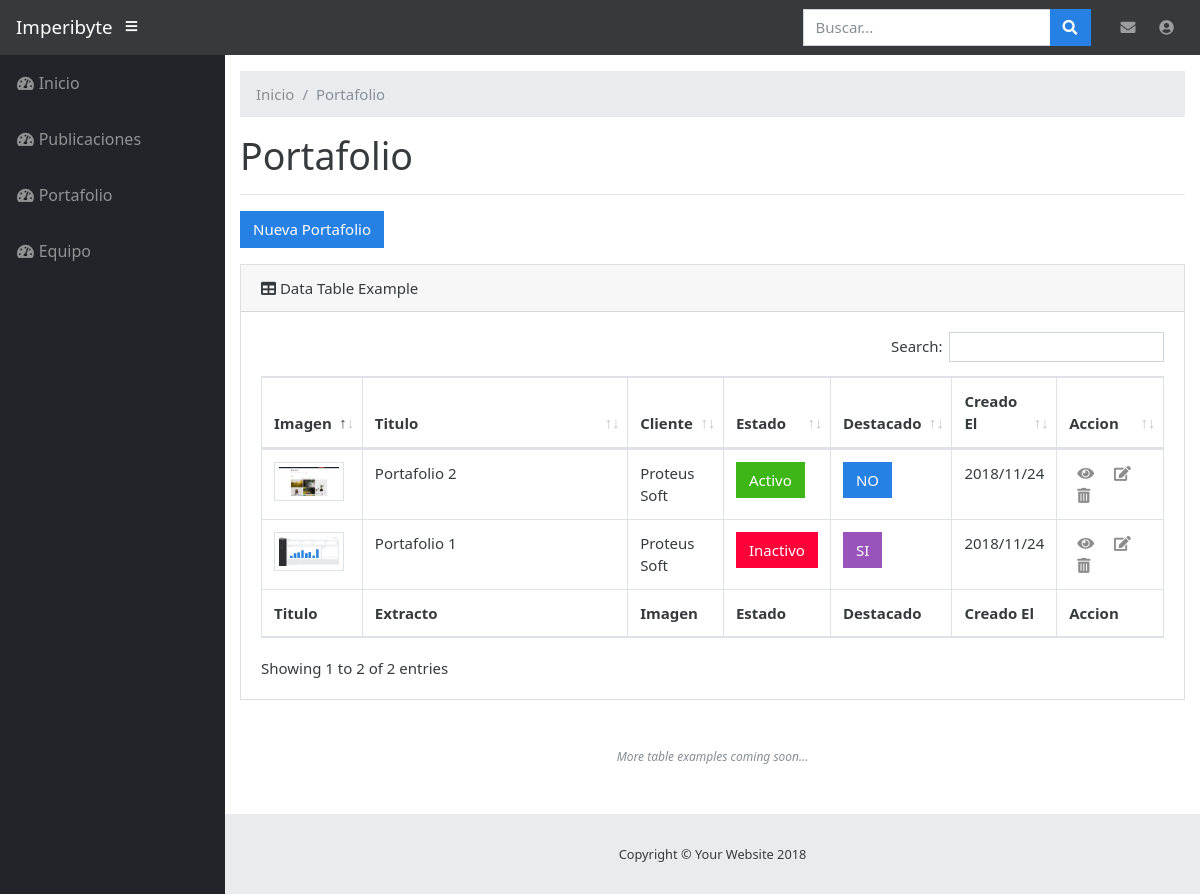
/portfolio.php (signed in), run on the app's committed database.
### tables this page shows
CREATE TABLE `portfolio` (
  `id` int(11) NOT NULL,
  `title` varchar(120) NOT NULL,
  `image` varchar(250) NOT NULL,
  `content` text NOT NULL,
  `customer` varchar(120) NOT NULL,
  `url` varchar(150) NOT NULL,
  `status` int(11) NOT NULL,
  `featured` int(11) NOT NULL,
  `date_port` date NOT NULL,
  `meta_description` text NOT NULL,
  `meta_keywords` varchar(250) NOT NULL,
  `created_at` timestamp NOT NULL DEFAULT CURRENT_TIMESTAMP ON UPDATE CURRENT_TIMESTAMP
);

### conexion/db.php (called while the page is built, shortened)
<?php
$tb_portfolio = 'portfolio';
?>

### inc/common/head.php (shortened to what this page needs)
<!DOCTYPE html>
<html lang="en">
  <head>
    <link href="vendor/bootstrap/css/bootstrap.min.css" rel="stylesheet">
    <link href="vendor/fontawesome-free/css/all.min.css" rel="stylesheet" type="text/css">
    <link href="vendor/datatables/dataTables.bootstrap4.css" rel="stylesheet">
    <link rel="stylesheet" href="https://cdn.datatables.net/buttons/1.5.2/css/buttons.dataTables.min.css ">
    <link href="css/sb-admin.css" rel="stylesheet">
  </head>

### portfolio.php
<?php $titulo = 'Portafolio'; ?>
<?php include 'inc/common/head.php';?>
<body id="page-top">
   <?php include'inc/common/menu.php'; ?>
   <div id="content-wrapper">
   <div class="container-fluid">
      <ol class="breadcrumb">
         <li class="breadcrumb-item">
            <a href="index.php">Inicio</a>
         </li>
         <li class="breadcrumb-item active"><?php echo $titulo; ?></li>
      </ol>
          <h1><?php echo $titulo; ?></h1>
          <hr>
          <p><a href="portfolio_add.php" class="btn btn-primary">Nueva Portafolio</a></p>
          <?php include'inc/php/portfolio_list.php'; ?>
        </div>
      <?php
      include'inc/common/footer.php';
      ?>

### inc/common/menu.php (shortened to what this page needs)
<nav class="navbar navbar-expand navbar-dark bg-dark static-top">
     <a class="navbar-brand mr-1" href="index.php">Imperibyte</a>
     <button class="btn btn-link btn-sm text-white order-1 order-sm-0" id="sidebarToggle" href="#">
       <i class="fas fa-bars"></i>
     </button>
     <form class="d-none d-md-inline-block form-inline ml-auto mr-0 mr-md-3 my-2 my-md-0">
       <div class="input-group">
         <input type="text" class="form-control" placeholder="Buscar..." aria-label="Search" aria-describedby="basic-addon2">
         <div class="input-group-append">
           <button class="btn btn-primary" type="button">
             <i class="fas fa-search"></i>
           </button>
         </div>
       </div>
     </form>
     <ul class="navbar-nav ml-auto ml-md-0">
       <li class="nav-item dropdown no-arrow mx-1">
         <a class="nav-link dropdown-toggle" href="#" id="messagesDropdown" role="button" data-toggle="dropdown" aria-haspopup="true" aria-expanded="false">
           <i class="fas fa-envelope fa-fw"></i>
         </a>
       </li>
       <li class="nav-item dropdown no-arrow">
         <a class="nav-link dropdown-toggle" href="#" id="userDropdown" role="button" data-toggle="dropdown" aria-haspopup="true" aria-expanded="false">
           <i class="fas fa-user-circle fa-fw"></i>
         </a>
       </li>
     </ul>
   </nav>
       <div id="wrapper">
     <ul class="sidebar navbar-nav">
       <li class="nav-item">
         <a class="nav-link" href="index.php">
           <i class="fas fa-fw fa-tachometer-alt"></i>
           <span>Inicio</span>
         </a>
       </li>
       <li class="nav-item">
         <a class="nav-link" href="post.php">
           <i class="fas fa-fw fa-tachometer-alt"></i>
           <span>Publicaciones</span>
         </a>
       </li>
       <li class="nav-item">
         <a class="nav-link" href="portfolio.php">
           <i class="fas fa-fw fa-tachometer-alt"></i>
           <span>Portafolio</span>
         </a>
       </li>
       <li class="nav-item">
         <a class="nav-link" href="team.php">
           <i class="fas fa-fw fa-tachometer-alt"></i>
           <span>Equipo</span>
         </a>
       </li>
     </ul>

### inc/php/portfolio_list.php
<?php
         include('conexion/db.php');
         $portfolio = "SELECT * from $tb_portfolio";
         $results = $mysqli->query($portfolio);
         $rows=$results->num_rows;
 ?>
          <div class="card mb-3">
            <div class="card-header">
              <i class="fas fa-table"></i>
              Data Table Example</div>
            <div class="card-body">
              <div class="table-responsive">
                <table class="table table-bordered" id="dataTable" width="100%" cellspacing="0">
                  <thead>
                     <tr>
                      <th>Imagen</th>
                      <th>Titulo</th>
                      <th>Cliente</th>
                      <th>Estado</th>
                      <th>Destacado</th>
                      <th>Creado El</th>
                      <th>Accion</th>
                    </tr>
                  </thead>
                  <tfoot>
                    <tr>
                      <th>Titulo</th>
                      <th width="700">Extracto</th>
                      <th>Imagen</th>
                      <th>Estado</th>
                      <th>Destacado</th>
                      <th>Creado El</th>
                      <th width="120">Accion</th>
                    </tr>
                  </tfoot>
                  <tbody>
         <?php
               if ($rows > 0) {
               foreach ($results as $p) {
            ?>
                    <tr>
                      <td><img src="uploads/portfolio/<?php echo $p['image']; ?>" class="img-fluid img-thumbnail" width="70"></td>
                      <td><?php echo $p['title']; ?></td>
                      <td><?php echo $p['customer']; ?></td>
                      <?php if ($p['status'] == 1) {
                        echo '<td><button type="button" class="btn btn-success">Activo</button></td>';
                      } else {
                         echo '<td><button type="button" class="btn btn-danger">Inactivo</button></td>';
                      } ?>
                     <?php if ($p['featured'] == 1) {
                        echo '<td><button type="button" class="btn btn-info">SI</button></td>';
                     } else {
                       echo '<td><button type="button" class="btn btn-primary">NO</button></td>';
                     } ?>
                     <?php $date=date_create($p['created_at']); ?>
                      <td><?php echo date_format($date,"Y/m/d"); ?></td>
                      <td>
                      <a href="#" data-toggle="modal" data-target="#show_portfolio-<?php echo $p['id']; ?>"><i class="fas fa-eye action"></i></a>
                      <a href="portfolio_edit.php?id=<?php echo $p['id']; ?>"><i class="fas fa-edit action"></i></a>
                      <a href="inc/php/php_delete_portfolio.php?id=<?php echo $p['id']; ?>" class="delete"><i class="fas fa-trash-alt action"></i></a>
                      </td>
                    </tr>
                    <?php }} ?>
                  </tbody>
                </table>
              </div>
            </div>
          </div>
          <p class="small text-center text-muted my-5">
            <em>More table examples coming soon...</em>
          </p>
        </div>

### inc/common/footer.php (shortened to what this page needs)
<footer class="sticky-footer">
          <div class="container my-auto">
            <div class="copyright text-center my-auto">
              <span>Copyright © Your Website 2018</span>
            </div>
          </div>
        </footer>
      </div>
    <link href="https://cdn.jsdelivr.net/npm/gijgo@1.9.10/css/gijgo.min.css" rel="stylesheet" type="text/css" />
<link href="vendor/sweetalert/sweetalert.css" rel="stylesheet">
    <link rel="stylesheet" href="vendor/tags-autocomplete/dist/jquery.tagsinput-revisited.min.css">
  </body>
</html>

### css/sb-admin.css (style rules this page uses)
html { position: relative; min-height: 100%; }
body { height: 100%; }
#wrapper { display: -webkit-box; display: -ms-flexbox; display: flex; }
#wrapper #content-wrapper { overflow-x: hidden; width: 100%; padding-top: 1rem; padding-bottom: 80px; }
a { color: #8c8c8c; }
.action { margin: 0px 8px 0px 8px; }
.navbar-nav .nav-item.dropdown .dropdown-toggle::after { width: 1rem; text-align: center; float: right; vertical-align: 0; border: 0; font-weight: 900; content: '\f105'; font-family: 'Font Awesome 5 Free'; }
.navbar-nav .nav-item.dropdown.no-arrow .dropdown-toggle::after { display: none; }
.sidebar { width: 90px !important; background-color: #212529; min-height: calc(100vh - 56px); }
.sidebar .nav-item:last-child { margin-bottom: 1rem; }
.sidebar .nav-item .nav-link { text-align: center; padding: 0.75rem 1rem; width: 90px; }
.sidebar .nav-item .nav-link span { font-size: 0.65rem; display: block; }
.sidebar .nav-item .nav-link { color: rgba(255, 255, 255, 0.5); }
@media (min-width: 768px) { .sidebar { width: 225px !important; } }
@media (min-width: 768px) { .sidebar .nav-item .nav-link { display: block; width: 100%; text-align: left; padding: 1rem; width: 225px; } }
@media (min-width: 768px) { .sidebar .nav-item .nav-link span { font-size: 1rem; display: inline; } }
:root { --input-padding-x: 0.75rem; --input-padding-y: 0.75rem; }
footer.sticky-footer { display: -webkit-box; display: -ms-flexbox; display: flex; position: absolute; right: 0; bottom: 0; width: calc(100% - 90px); height: 80px; background-color: #e9ecef; }
footer.sticky-footer .copyright { line-height: 1; font-size: 0.8rem; }
@media (min-width: 768px) { footer.sticky-footer { width: calc(100% - 225px); } }

### data on the page
portfolio: image (picture), title "Portafolio 2", customer "Proteus Soft", status "Activo", featured "NO", created_at "2018/11/24"
portfolio: image (picture), title "Portafolio 1", customer "Proteus Soft", status "Inactivo", featured "SI", created_at "2018/11/24"

### other printed values
$titulo "Portafolio"
